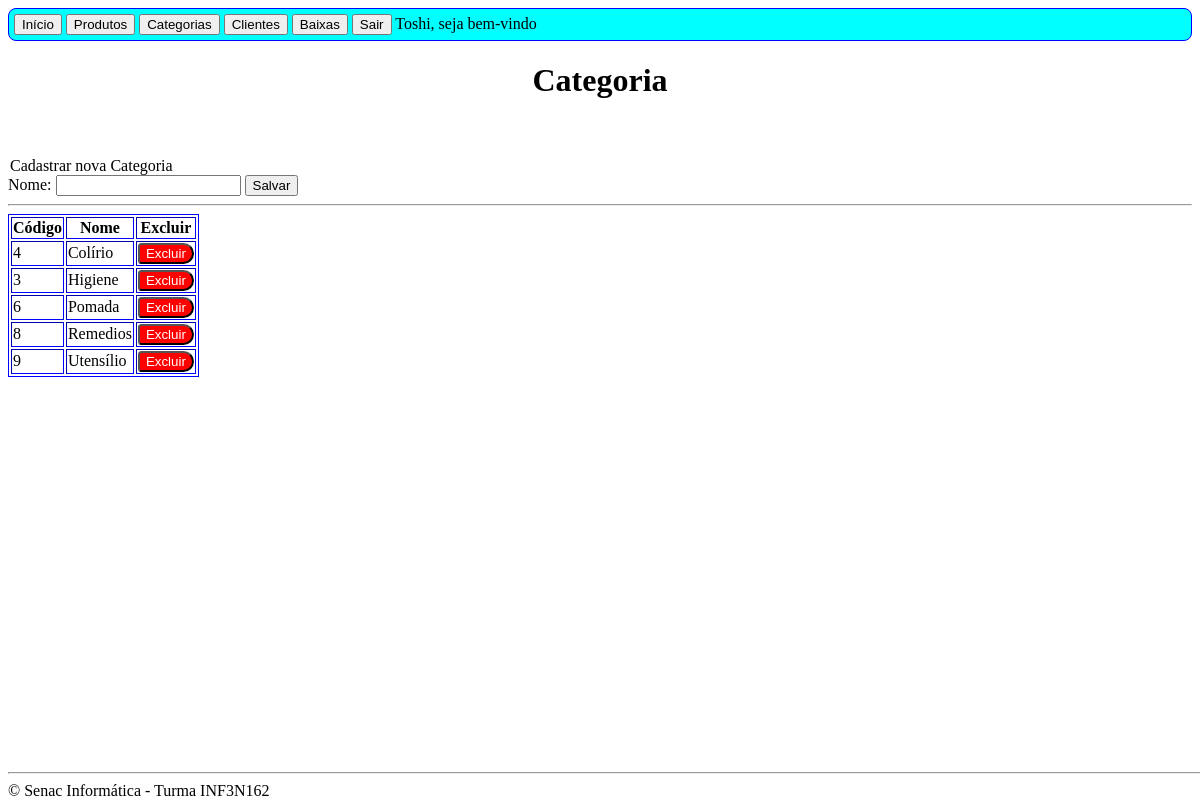
Page /categoria.php (signed in) on the committed database.
### tables this page shows
CREATE TABLE `categoria` (
  `id` int(11) NOT NULL,
  `nome` varchar(100) NOT NULL
);

### dao/clsConexao.php (called while the page is built, shortened)
<?php
class Conexao {
    private function abrir(){
        $local = "localhost";
        $banco = "clinicaofitalmo";
        $usuario = "root";
        $senha = "";
        $conn = mysqli_connect($local, $usuario, $senha, $banco);
        return $conn;
    }
    public function consultar( $sql ){
        $conn = $this->abrir();
        if( $conn != NULL ){
            $result = mysqli_query($conn, $sql);
            return $result;
        }  else {
            return NULL;
        }
    }
}

### dao/clsCategoriaDAO.php (called while the page is built, shortened)
<?php
include_once CAMINHO.'dao/clsConexao.php';
include_once CAMINHO.'model/clsCategoria.php';
class CategoriaDAO {
    public static function getCategoria(){
        $sql = "SELECT id, nome FROM categoria "
             . " ORDER BY nome ";
        $conn = new Conexao();
        $result = $conn->consultar($sql);
        $lista = new ArrayObject();
        while( list( $cod, $nome) = mysqli_fetch_row($result) ){
            $categoria = new Categoria();
            $categoria->setId( $cod );
            $categoria->setNome( $nome );
            $lista->append($categoria);
        }
        return $lista;
    }
}

### model/clsCategoria.php (called while the page is built)
<?php
class Categoria {
    private $id;
    private $nome;
    public function getId() {
        return $this->id;
    }
    public function getNome() {
        return $this->nome;
    }
    public function setId($id) {
        $this->id = $id;
    }
    public function setNome($nome) {
        $this->nome = $nome;
    }
}

### categoria.php (the view, shortened to what this page needs)
<?php
    if( ! isset( $_SESSION['logado']) ||
            !$_SESSION['logado']  ) {
        header("Location: index.php");
    }  else {
    include_once CAMINHO.'dao/clsCategoriaDAO.php';
    include_once CAMINHO.'model/clsCategoria.php';
?>
<!DOCTYPE html>
<html>
    <head>
        <link href="estilo.css" type="text/css" rel="stylesheet" />
    </head>
    <body>
        <?php
            require_once 'cabecalho.php';
        ?>
        <h1 align="center">Categoria</h1>
        <br><br>
        <form action="controller/salvarCategoria.php?inserir" method="POST">
            <legend>Cadastrar nova Categoria</legend>
            <label>Nome: </label>
            <input type="text" name="nome" required />
            <input type="submit" value="Salvar" />
        </form>
        <hr>
        <?php
           $lista = CategoriaDAO::getCategoria();
           if( $lista->count() == 0 ){
               echo '<h2><b>Nenhuma categoria cadastrada</b></h2>';
           } else {
        ?>
        <table border="1">
            <tr>
                <th>Código</th>
                <th>Nome</th>
                <th>Excluir</th>
            </tr>
        <?php
            foreach ($lista as $categoria) {
                echo '<tr>
                        <td>'.$categoria->getId().'</td>
                        <td>'.$categoria->getNome().'</td>
                        <td>
                            <a href="controller/salvarCategoria.php?excluir&idCategoria='.$categoria->getId().'">
                            <button class="btnExluir">Excluir</button></a>
                        </td>
                      </tr> ';
            }
        ?>
        </table>
        <?php
           }
            require_once 'rodape.php';
        ?>
    </body>
</html>
<?php
    }

### estilo.css (style rules this page uses)
table { border: blue 1px solid; }
.btnExluir { background-color: red; color: white; border-radius: 5px 15px 15px 5px; }

### rows in the picture
categoria: id "4", nome "Colírio"
categoria: id "3", nome "Higiene"
categoria: id "6", nome "Pomada"
categoria: id "8", nome "Remedios"
categoria: id "9", nome "Utensílio"

### other values in the picture
$_SESSION['nome'] "Toshi"
